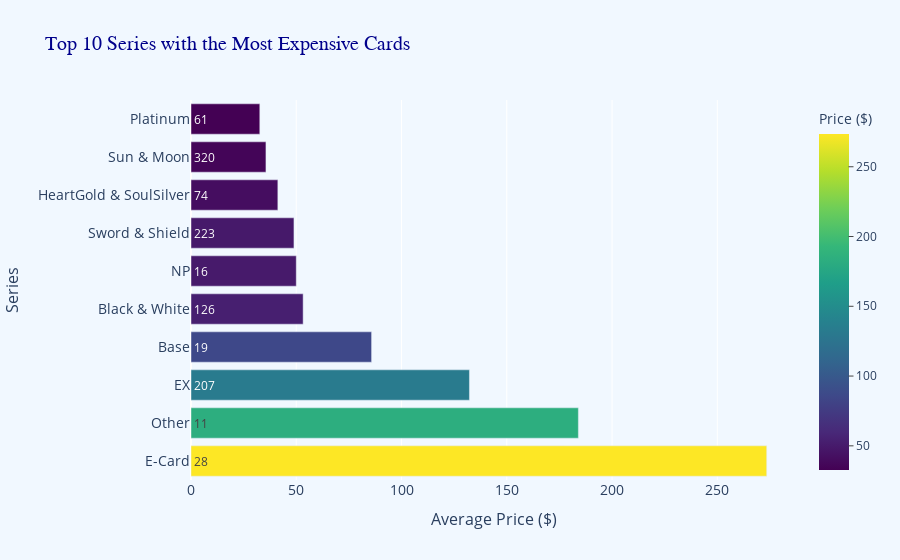

The notebook cell saved with this chart:
### Markdown cell above
# **Top 10 Series with the Most Expensive Cards**

### Code cell
# Calculate the average price and the count of observations for each series
series_stats = data.groupby('series').agg(
    average_price=('average_price', 'mean'),
    count=('average_price', 'size')
).sort_values(by='average_price', ascending=False)

# Get the top 10 series based on average price
top_series = series_stats.head(10).reset_index()

fig = px.bar(
    top_series,
    x='average_price',
    y='series',
    orientation='h',
    color='average_price',
    color_continuous_scale='Viridis',
    title="Top 10 Series with the Most Expensive Cards",
    labels={'average_price': 'Average Price ($)', 'series': 'Series'}
)

# Add count of observations as text labels on the bars
fig.update_traces(text=top_series['count'], textposition='inside', insidetextanchor='start')

# Update the layout
fig.update_layout(
    title_font=dict(size=20, family='Arial', color='darkblue'),
    xaxis=dict(title_font=dict(size=16), tickfont=dict(size=14)),
    yaxis=dict(title_font=dict(size=16), tickfont=dict(size=14)),
    coloraxis_colorbar=dict(title="Price ($)", ticks="outside"),
    plot_bgcolor='rgba(0,0,0,0)',
    paper_bgcolor='rgba(240,248,255,0.9)',
)

fig.show()

### Figure 1 — Plotly figure (JSON) as saved in the notebook; plotly's stock layout.template omitted (floating-point values rounded to 4 significant figures)
{"data": [{"alignmentgroup": "True", "hovertemplate": "Average Price ($)=%{marker.color}<br>Series=%{y}<extra></extra>", "insidetextanchor": "start", "legendgroup": "", "marker": {"color": [273.5, 184.0, 132.3, 85.78, 53.27, 50.0, 48.9, 41.25, 35.6, 32.68], "coloraxis": "coloraxis", "pattern": {"shape": ""}}, "name": "", "offsetgroup": "", "orientation": "h", "showlegend": false, "text": [28, 11, 207, 19, 126, 16, 223, 74, 320, 61], "textposition": "inside", "type": "bar", "x": [273.5, 184.0, 132.3, 85.78, 53.27, 50.0, 48.9, 41.25, 35.6, 32.68], "xaxis": "x", "y": ["E-Card", "Other", "EX", "Base", "Black & White", "NP", "Sword & Shield", "HeartGold & SoulSilver", "Sun & Moon", "Platinum"], "yaxis": "y"}], "layout": {"barmode": "relative", "coloraxis": {"colorbar": {"ticks": "outside", "title": {"text": "Price ($)"}}, "colorscale": [[0, "#440154"], [0.1111, "#482878"], [0.2222, "#3e4989"], [0.3333, "#31688e"], [0.4444, "#26828e"], [0.5556, "#1f9e89"], [0.6667, "#35b779"], [0.7778, "#6ece58"], [0.8889, "#b5de2b"], [1, "#fde725"]]}, "legend": {"tracegroupgap": 0}, "paper_bgcolor": "rgba(240,248,255,0.9)", "plot_bgcolor": "rgba(0,0,0,0)", "title": {"font": {"color": "darkblue", "family": "Arial", "size": 20}, "text": "Top 10 Series with the Most Expensive Cards"}, "xaxis": {"anchor": "y", "domain": [0, 1], "tickfont": {"size": 14}, "title": {"font": {"size": 16}, "text": "Average Price ($)"}}, "yaxis": {"anchor": "x", "domain": [0, 1], "tickfont": {"size": 14}, "title": {"font": {"size": 16}, "text": "Series"}}}}
